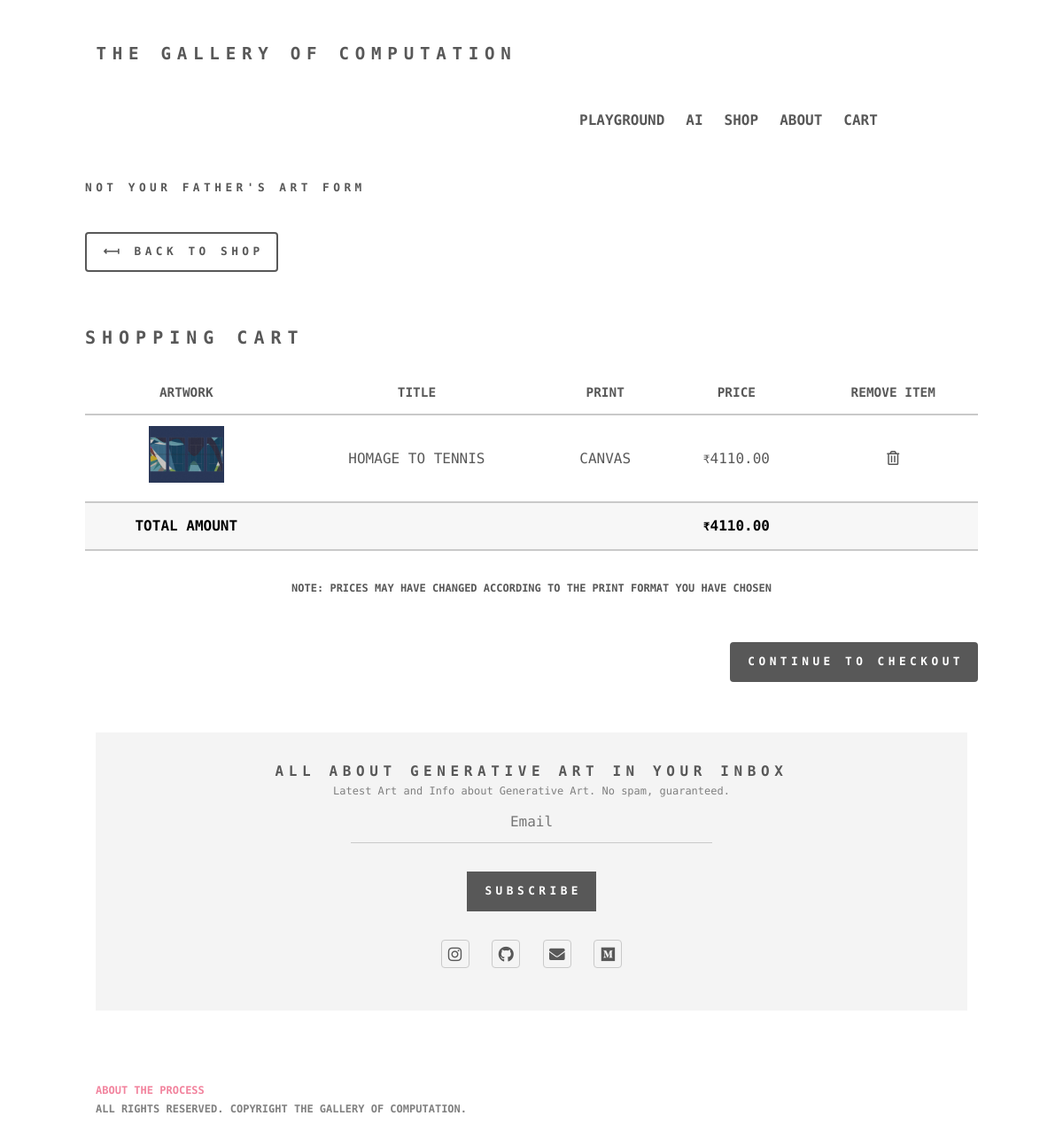
The app's page /cart/ (signed in) with its own data.
### shop/models.py (models this page shows, shortened)
class OrderItem(models.Model):
    product = models.ForeignKey(Product, on_delete=models.SET_NULL, blank=True, null=True)
    order = models.ForeignKey(Order, on_delete=models.SET_NULL, blank=True, null=True)
    date_ordered = models.DateTimeField(auto_now_add=True)
    signature_choices = (('Front', 'Front'), ('Back', 'Back'), ('None', 'None'))
    print_choices = (('Canvas', 'Canvas'), ('Matte Paper', 'Matte Paper'))
    printstyle = models.CharField(max_length=25, choices=print_choices, default='Canvas')
    signature = models.CharField(max_length=25, choices=signature_choices, default='Front')
    other = models.TextField(max_length=200, blank=True, null=True)
    @property
    def get_price(self):
        return self.product.price

class Product(models.Model):
    name = models.CharField(max_length=200, null=True)
    created = models.DateTimeField(default=datetime.datetime.now)
    price = models.FloatField()
    digital = models.BooleanField(default=False, null=True, blank=False)
    information = models.TextField(null=True, blank=False)
    sold = models.BooleanField(default=False)
    width = models.FloatField(default=16)
    height = models.FloatField(default=16)
    @property
    def get_default_image_url(self):
        try:
            images = list(self.productimage_set.filter(default_image=True))
            return images[0].image.url
        except Exception as e:
            print(f"Could not find the image url: {e}")
            return ''
    @property
    def get_canvas_factor(self):
        return 180
    @property
    def get_canvas_increment(self):
        return ((self.width + 6) // 12 * (self.height + 6) // 12) * self.get_canvas_factor

class ProductImage(models.Model):
    artwork_associated = models.ForeignKey(Product, on_delete=models.CASCADE)
    image = models.ImageField(null=True, blank=False)
    default_image = models.BooleanField(default=False)

class Order(models.Model):
    customer = models.ForeignKey(Customer, on_delete=models.SET_NULL, blank=True, null=True)
    date_ordered = models.DateTimeField(auto_now_add=True)
    complete = models.BooleanField(default=False, null=True, blank=False)
    transaction_id = models.CharField(max_length=200, null=True)
    @property
    def get_cart_total(self):
        return sum(
            [item.get_price + (item.printstyle.lower() == 'canvas') * item.product.get_canvas_increment for item in
             self.orderitem_set.all()])

### shop/views.py (the view)
# urls.py: path('cart/', views.cart, name='cart'),
def cart(request):
    if request.user.is_authenticated:
        customer = Customer.objects.all().filter(user=request.user)[0]
    else:
        customer = Customer.objects.all().filter(name='anon' + str(request.session.session_key))[0]
    order, created = Order.objects.get_or_create(customer=customer, complete=False)
    items = list(order.orderitem_set.all())
    for item in items:
        if item.product.sold:
            order.orderitem_set.get(id=item.id).delete()
        elif item.printstyle.lower() == 'canvas':
            item.product.price += item.product.get_canvas_increment
    context = {'items': items, 'order': order, 'page_title': "Cart: The Gallery of Computation"}
    return render(request, 'shop/cart.html', context)

### shop/forms.py
class NewsletterForm(ModelForm):
    class Meta:
        model = NewsLetterEmail
        fields = ['email']
        widgets = {'email': forms.TextInput(attrs={
            'type': 'email',
            'name': 'email',
            'placeholder': 'Email',
            'class': 'email_footer'
        })}

### shop/context_processors.py (called while the page is built)
def newsletter_form(request):
    return {'newsletter_form': NewsletterForm()}

### shop/Templates/shop/cart.html (shortened to what this page needs)
{% extends 'shop/main.html' %}
{% load static %}
{% block content %}
    <header>
        <a href="{% url 'shop' %}" class="button">&#10235; back to shop</a>
        {% if not items %}
            <script src="https://cdn.jsdelivr.net/npm/p5@1.0.0/lib/p5.js"></script>
            <script src="{% static 'js/rainSketch.js' %}"></script>
            <h2 style="text-align: center!important;">Empty Cart!</h2>
            <div class="aln-center" style="text-align: center;">
                <img src="https://www.edvardmunch.org/images/paintings/the-scream.jpg"
                     alt="" style="height: 30em;">
                <p class="description-para" style="font-size: 0.75em">
                    <b>The Scream, Edvard Munch</b>
                </p>
            </div>
        {% else %}
            <h2 style="margin-top: 2.5em; margin-bottom: 1.75em; font-size: 1.25em;">Shopping Cart</h2>
            <div class="table-wrapper">
                <table>
                    <thead>
                    <tr>
                        <th>Artwork</th>
                        <th>Title</th>
                        <th>Print</th>
                        <th>Price</th>
                        <th>Remove Item</th>
                    </tr>
                    </thead>
                    <tbody>
                    {% for item in items %}
                        <tr>
                            <td><a href="{% url 'product' item.product.id %}"><img
                                    src="{{ item.product.get_default_image_url }}" alt="" style="height: 4em"/></a></td>
                            <td>{{ item.product.name }}</td>
                            <td>{{ item.printstyle }}</td>
                            <td><span style="font-size: 0.8em">₹</span>{{ item.product.price|floatformat:2 }}</td>
                            <td><a href="{% url 'delete_item_cart' item.product.id %}"
                                   class="icon style1  far fa-trash-alt" aria-hidden="true"></a>
                            </td>
                        </tr>
                    {% endfor %}
                    </tbody>
                    <tfoot>
                    <tr>
                        <td colspan="1">Total Amount</td>
                        <td colspan="2"></td>
                        <td><span style="font-size: 0.8em">₹</span>{{ order.get_cart_total|floatformat:2 }}</td>
                        <td></td>
                    </tr>
                    </tfoot>
                </table>
                <p style="font-size: 0.75em; text-transform: uppercase; text-align: center"><b>Note: Prices may have
                    changed according to the print format you have chosen</b></p>
            </div>
            <a href="{% url 'checkout' %}" class="button primary" style="float: right; margin-top: 2em;">Continue to
                Checkout</a>
        {% endif %}
    </header>
{% endblock content %}

### records on screen
OrderItem: product.get_default_image_url (picture), product.name "HOMAGE TO TENNIS", printstyle "CANVAS", product.price "4110.00"
Order: get_cart_total "4110.00"
